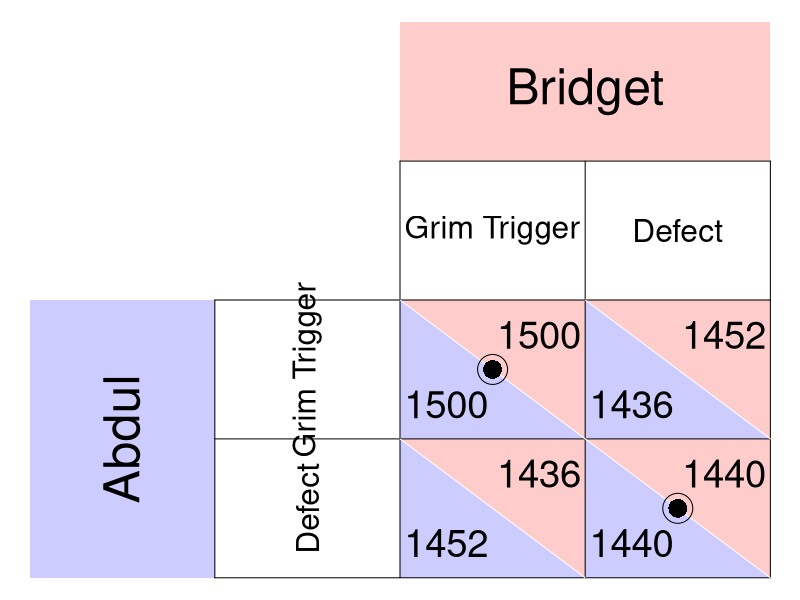

The R source for this figure:
require(ggplot2)
require(shape)
pdf(file = "coordination_failures/matrix_fishermen_repeated.pdf", width = 8, height = 8)

par(mar =  c(0, 0, 0, 0))
xlims <- c(0, 8)
ylims <- c(0, 8)

#TextSizes
PlayerSize <- 3
StratSize <- 1.9
PayoffSize <- 2.3

p1fadelevel <- 0.2
p2fadelevel <- 0.2

#Payoffs are listed as c("NW", "SW", "NE", "SE")

#Considerations for Player 1
P1Name <- c("Abdul")
P1Strat <- c("Grim Trigger", "Defect")
P1Payoffs <- c("1500", "1452", "1436", "1440")
P1BR1 <- c("NW") #Must be NW or SW - the BR prints accordingly. 
P1BR2 <- c("SE") #Must be NE or SE - the BR prints accordingly. 
P1bestsize <- 2.5 #Adjusts size of point indicating best response of P1
#NW = (5, 3); SW = (5,1); NE = (7, 3); SE = (7, 1)

#Considerations for Player 2
P2Name <- c("Bridget")
P2Strat <- c("Grim Trigger", "Defect")
P2Payoffs <- c("1500", "1436", "1452", "1440")
P2BR1 <- c("NW") #Must be NW or SW - the BR prints accordingly. 
P2BR2 <- c("SE") #Must be NE or SE - the BR prints accordingly. 
P2bestsize <- 4 #Adjusts size of circle indicating best response of P1

plot(0, 0, xlim = xlims, ylim = ylims, type = "n",
     xlab = expression(""),
     ylab = expression(""),
     xaxt = "n", 
     yaxt = "n", 
     cex.lab = 2, 
     bty = "n")



#Color and label for Player 1 and their strategies
polygon(c(0,0,2,2,0), c(0,4,4,0,0), col=rgb(0, 0, 1, p1fadelevel), density=NULL, border = NA)
text(1, 2, P1Name[1], srt = 90, cex = PlayerSize)

text(3, 3, P1Strat[1], cex = StratSize, srt = 90)
text(3, 1, P1Strat[2], cex = StratSize, srt = 90)


#Color and label for Player 2
polygon(c(4,4,8,8,4), c(8,6,6,8,8), col=rgb(1, 0, 0, p2fadelevel), density=NULL, border = NA)
text(6, 7, P2Name[1], cex = PlayerSize)

text(5, 5, P2Strat[1], cex = StratSize)
text(7, 5, P2Strat[2], cex = StratSize)

#NorthWest cell 
#P1
polygon(c(4,4,6,4), c(4,2,2,4), col=rgb(0, 0, 1, p1fadelevel), density=NULL, border = NA)
#P2
polygon(c(4,6,6,4), c(4,4,2,4), col=rgb(1, 0, 0, p2fadelevel), density=NULL, border = NA)

#P1
text(4.5, 2.5, P1Payoffs[1], cex = PayoffSize)
#P2
text(5.5, 3.5, P2Payoffs[1], cex = PayoffSize)

#SouthWest cell  
#P1
polygon(c(4,4,6,4), c(2,0,0,2), col=rgb(0, 0, 1, p1fadelevel), density=NULL, border = NA)
#P2
polygon(c(4,6,6,4), c(2,2,0,2), col=rgb(1, 0, 0, p2fadelevel), density=NULL, border = NA)

#P1
text(4.5, 0.5, P1Payoffs[2], cex = PayoffSize)
#P2
text(5.5, 1.5, P2Payoffs[2], cex = PayoffSize)


#NorthEast cell 
#P1
polygon(c(6,6,8,6), c(4,2,2,4), col=rgb(0, 0, 1, p1fadelevel), density=NULL, border = NA)
#P2
polygon(c(6,8,8,6), c(4,4,2,4), col=rgb(1, 0, 0, p2fadelevel), density=NULL, border = NA)
#P1
text(6.5, 2.5, P1Payoffs[3], cex = PayoffSize)
#P2
text(7.5, 3.5, P2Payoffs[3], cex = PayoffSize)

#SouthEast cell 
#P1
polygon(c(6,6,8,6), c(2,0,0,2), col=rgb(0, 0, 1, p1fadelevel), density=NULL, border = NA)
#P2
polygon(c(6,8,8,6), c(2,2,0,2), col=rgb(1, 0, 0, p2fadelevel), density=NULL, border = NA)
#P1
text(6.5, 0.5, P1Payoffs[4], cex = PayoffSize)
#P2
text(7.5, 1.5, P2Payoffs[4], cex = PayoffSize)


#Lines for the Table
segments(8, 0, 8, 6, lty = 1, col = "black")
segments(4, 6, 8, 6, lty = 1, col = "black")
segments(2, 0, 2, 4, lty = 1, col = "black")
segments(2, 0, 8, 0, lty = 1, col = "black")
segments(2, 4, 8, 4, lty = 1, col = "black")
segments(4, 0, 4, 6, lty = 1, col = "black")
segments(2, 2, 8, 2, lty = 1, col = "black")
segments(6, 0, 6, 6, lty = 1, col = "black")

#Diagonals
#NW
segments(4, 4, 6, 2, lty = 1, col = "white")
#NE
segments(6, 4, 8, 2, lty = 1, col = "white")
#SW
segments(4, 2, 6, 0, lty = 1, col = "white")
#Se
segments(6, 2, 8, 0, lty = 1, col = "white")


#Best responses
#P1
if (P1BR1[1] == "NW"){
  points(5, 3, pch = 16, col = "black", cex = P1bestsize)
} else{points(5, 1, pch = 16, col = "black", cex = P1bestsize)
}

if (P1BR2[1] == "NE"){
  points(7, 3, pch = 16, col = "black", cex = P1bestsize)
} else{points(7, 1, pch = 16, col = "black", cex = P1bestsize)
}


#P2
if (P2BR1[1] == "NW"){
  points(5, 3, pch = 1, col = "black", cex = P2bestsize)
} else{points(7, 3, pch = 1, col = "black", cex = P2bestsize)
}

if (P2BR2[1] == "SW"){
  points(5, 3, pch = 1, col = "black", cex = P2bestsize)
} else{points(7, 1, pch = 1, col = "black", cex = P2bestsize)
}



dev.off()
